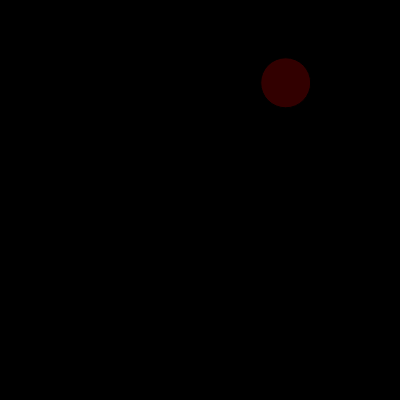
Frame 1 (no input)
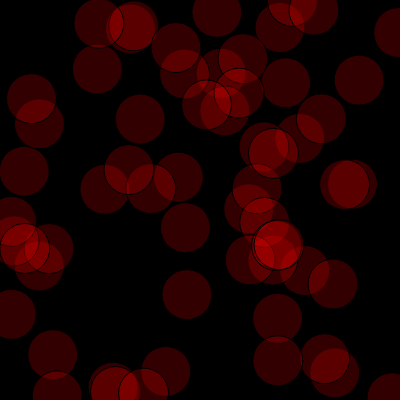
Frame 60 (no input)
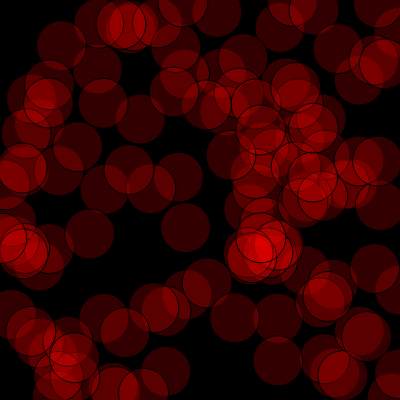
Frame 120 (the mouse pressed at the canvas centre since frame 60)

The p5.js sketch that drew these frames (run headless with seeded random() and noise() and a simulated clock; from frame 60 on, the mouse is pressed at the canvas centre):

// p5.js sketch
// ── sketch.js
var point1 = {
  x:100,
  y:50
}

var col = {
  r:255,
  g:0,
  b:0
}
function setup() {
  createCanvas(400,400)
  background(0)
}

function draw() {
  point1.x=random(0,width)
  point1.y=random(0,height)
  fill(col.r,col.g,col.b,50)
  ellipse(point1.x,point1.y, 50)
}
